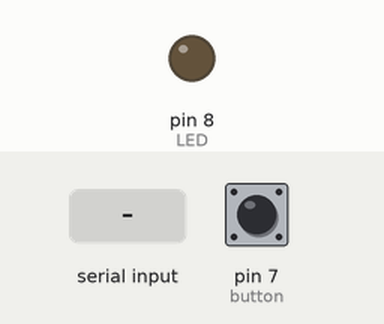
The sketch below on a simulated Arduino Uno, built with avr-gcc and run on an emulated ATmega328P. Shown: output pins drawn as LEDs (lit = HIGH). Inputs (shaded band) come from the test bench; at power-on: pin 7 (button) LOW. What the sketch prints to the serial monitor is not drawn.

Above: at 1.2 s.
1.3 s: "1" received over Serial
2.8 s: pin 7 (button) pulled HIGH for 0.15 s
Timing chart, 0 to 5.8 s (numbered marks = the images above; inputs shaded):
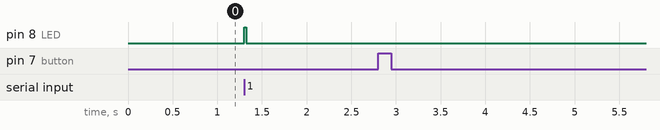

The sketch:

UART_MASTER_SLAVE.ino
```cpp
int button = 7;
int LED = 8;
char message; // message character

void setup() {
  Serial.begin(9600); // start communication
  pinMode(button, INPUT); // input button 1
  pinMode(LED, OUTPUT); // input button 2
}

void loop() {

digitalWrite(LED,LOW);

if (Serial.available()) // while message received
  {
    message = Serial.read(); // read message
    if (message == '1')     // if the message contain character one
    {
      digitalWrite(LED, HIGH); // switch led one ON
    }
  }

if (digitalRead(button)==HIGH) // while button is pushed
{
  Serial.write('1');     // send this Character
}

delay(20); // delay before sending next message
}
```

Measured:
- after the input at 1.3 s, pin 8 (LED): LOW → HIGH at once, → LOW 0.02 s later
- after the input at 2.8 s, every drawn part: stays the same
